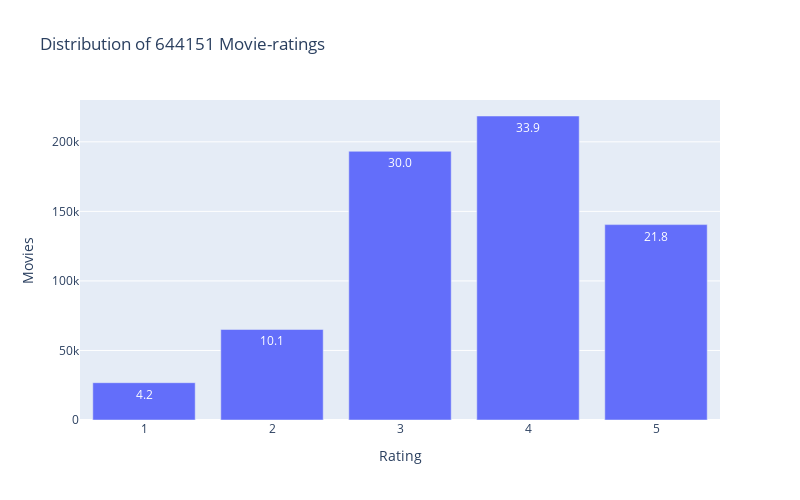

Notebook code for this chart:
### Code cell
data = df['Rating'].value_counts()
trace = go.Bar(x = data.index, y = data.values, text = ['{:.1f}'.format(val) for val in (data.values/df.shape[0] * 100)],textposition='auto')
layout = dict(title = 'Distribution of {} Movie-ratings'.format(df.shape[0]), xaxis = dict(title = 'Rating'), yaxis = dict(title = 'Movies'),width=800,height=500)
fig = go.Figure(data=[trace],layout=layout)
iplot(fig)

### Figure 1 — Plotly figure (JSON) as saved in the notebook; plotly's stock layout.template omitted (floating-point values rounded to 4 significant figures)
{"data": [{"text": ["33.9", "30.0", "21.8", "10.1", "4.2"], "textposition": "auto", "type": "bar", "x": [4, 3, 5, 2, 1], "y": [218569, 193187, 140480, 65091, 26824]}], "layout": {"height": 500, "title": {"text": "Distribution of 644151 Movie-ratings"}, "width": 800, "xaxis": {"title": {"text": "Rating"}}, "yaxis": {"title": {"text": "Movies"}}}}
